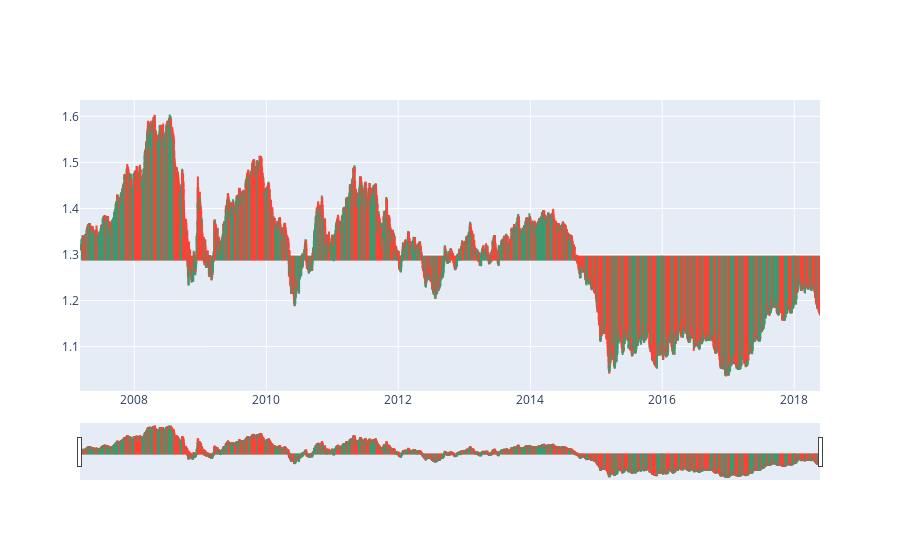

Write notebook code for a chart like this one.
### Code cell
# plot candlestick with plotly, draw vertical line where the values are invalid
fig = go.Figure(data=[go.Candlestick(x=train_final_v2.reset_index().rename(columns={'index': 'Time'})['Time'],
                open=train_final_v2['Open'],
                high=train_final_v2['High'],
                low=train_final_v2['Low'],
                close=train_final_v2['Close'])])

fig.show()

### Figure 1 — Plotly figure (JSON) as saved in the notebook; plotly's stock layout.template omitted (floating-point values rounded to 4 significant figures; data arrays with more than 128 entries replaced by an {"elided": "..."} marker saying what was removed)
{"data": [{"close": {"elided": "4096 float values"}, "high": {"elided": "4096 float values"}, "low": {"elided": "4096 float values"}, "open": {"elided": "4096 float values"}, "type": "candlestick", "x": {"elided": "4096 str values"}}], "layout": {}}
